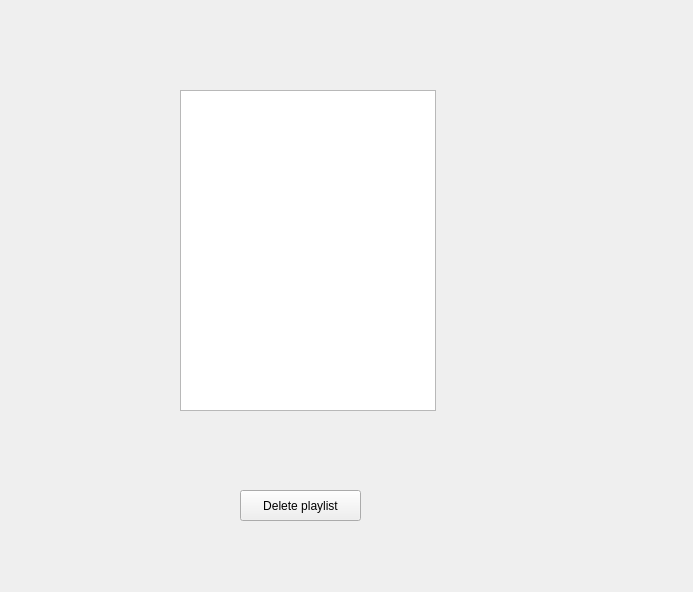
<?xml version="1.0" encoding="UTF-8"?>
<ui version="4.0">
 <class>selectplaylist2window</class>
 <widget class="QWidget" name="selectplaylist2window">
  <property name="geometry">
   <rect>
    <x>0</x>
    <y>0</y>
    <width>693</width>
    <height>592</height>
   </rect>
  </property>
  <property name="windowTitle">
   <string>Form</string>
  </property>
  <widget class="QListWidget" name="listWidget">
   <property name="geometry">
    <rect>
     <x>180</x>
     <y>90</y>
     <width>256</width>
     <height>321</height>
    </rect>
   </property>
  </widget>
  <widget class="QPushButton" name="pushButton">
   <property name="geometry">
    <rect>
     <x>240</x>
     <y>490</y>
     <width>121</width>
     <height>31</height>
    </rect>
   </property>
   <property name="text">
    <string>Delete playlist</string>
   </property>
  </widget>
 </widget>
 <resources/>
 <connections/>
</ui>
